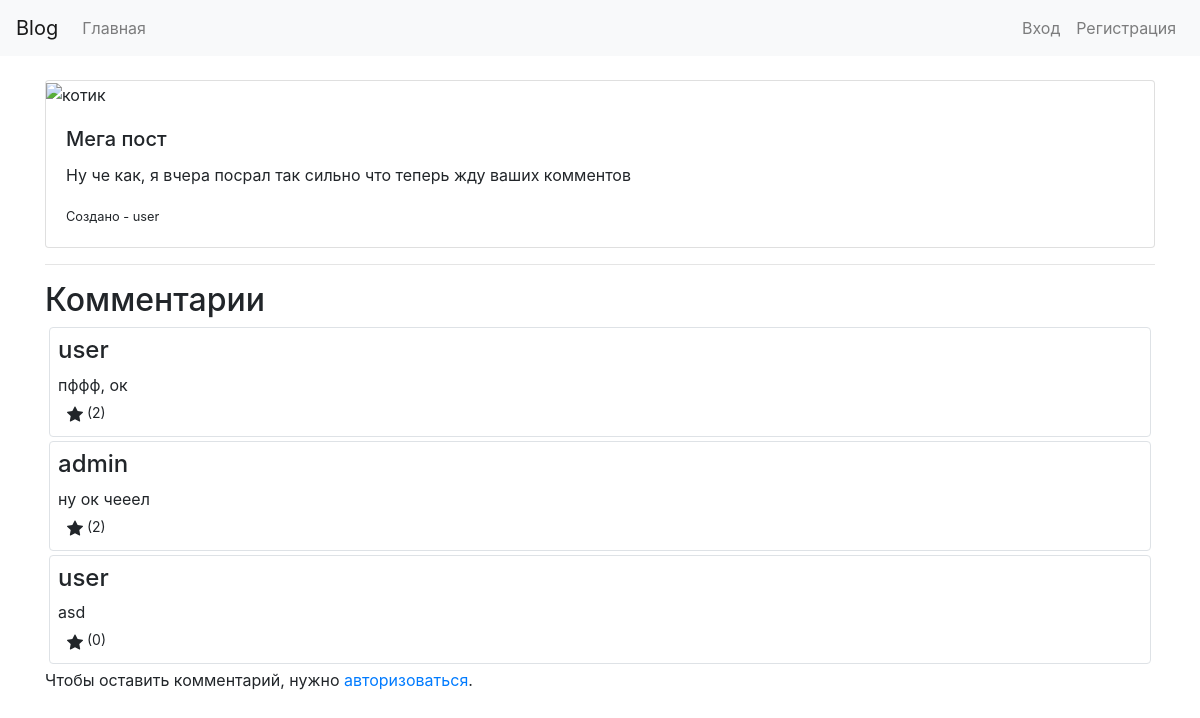
The app's page /post/1/ with its own data.
### blog/models.py (models this page shows, shortened)
class Post(models.Model):
    title = models.CharField(max_length=200)
    content = models.TextField()
    author = models.ForeignKey(User, on_delete=models.CASCADE, related_name='posts')
    created_at = models.DateTimeField(auto_now_add=True)

class Comment(models.Model):
    post = models.ForeignKey(Post, on_delete=models.CASCADE, related_name='comments')
    author = models.ForeignKey(User, on_delete=models.CASCADE, related_name='comments')
    content = models.TextField()
    created_at = models.DateTimeField(auto_now_add=True)
    likes = models.ManyToManyField(User, related_name='liked_comments', blank=True)
    def total_likes(self):
        return self.likes.count()

### blog/views.py (the view, shortened to what this page needs)
# urls.py: path('post/<int:pk>/', views.post_detail, name='post_detail'),
def post_detail(request, pk):
    post = get_object_or_404(Post, pk=pk)
    comments = post.comments.all()
    comment_form = None  # Форма комментариев будет доступна только для авторизованных пользователей
    return render(request, 'blog/post_detail.html', {
        'post': post,
        'comments': comments,
        'comment_form': comment_form,
    })

### blog/templates/blog/post_detail.html (shortened to what this page needs)
{% extends 'base_generic.html' %}
{% block content %}
    <div class="card mb-3" >
      <div class="row g-0">
        <div class="col">
          <img src="https://cs12.pikabu.ru/post_img/2021/01/30/7/1612004972132048923.jpg" class="img-fluid rounded-start" alt="котик" style="width: 200px;">
          <div class="card-body">
            <h5 class="card-title">{{ post.title }}</h5>
            <p class="card-text">{{ post.content }}</p>
            <p class="card-text"><small class="text-body-secondary">Создано - {{ post.author }}</small></p>
          </div>
        </div>
      </div>
    </div>
    <hr>
    <h2>Комментарии</h2>
    <div>
        {% for comment in comments %}
            <div class="border m-1 p-2 rounded">
                <h4>{{ comment.author }}</h4>
                <p class="m-0">{{ comment.content }}</p>
                <form method="post" action="{% url 'like_comment' comment.pk %}">
                    <button type="submit" class="btn btn-sm">
                        ({{ comment.total_likes }})
                    </button>
                </form>
            </div>
        {% endfor %}
    </div>
    {% if user.is_authenticated %}
        <form method="post">
            {% csrf_token %}
            {{ comment_form.as_div }}
            <button type="submit" class="btn btn-success mt-2">Добавить комментарий</button>
        </form>
    {% else %}
        <p>Чтобы оставить комментарий, нужно <a href="{% url 'login' %}?next={{ request.path }}">авторизоваться</a>.</p>
    {% endif %}
{% endblock %}

### records on screen
Post: title "Мега пост", content "Ну че как, я вчера посрал так сильно что теперь жду ваших комментов", author "user"
Comment: author "user", content "пффф, ок", total_likes "2"
Comment: author "admin", content "ну ок чееел", total_likes "2"
Comment: author "user", content "asd", total_likes "0"
